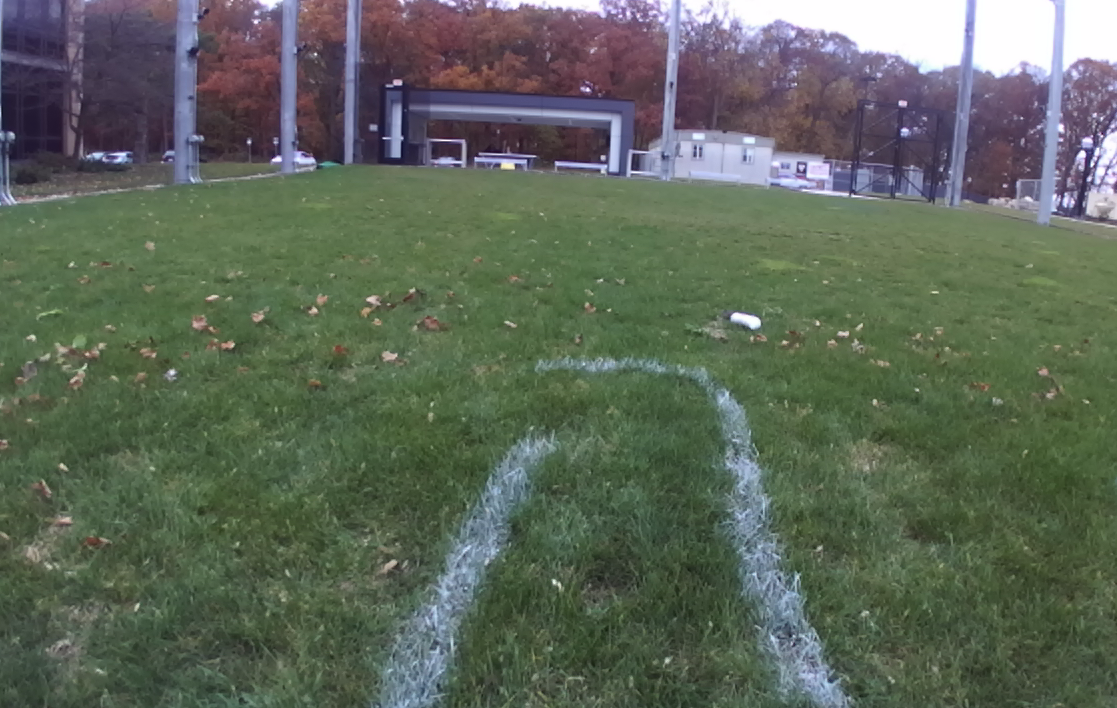
#> input picture testing/Explorer_HD720_SN15835_15-58-10.png, 1117 x 708 px
$ python color_space_sliders.py ../testing/Explorer_HD720_SN15835_15-58-10.png
#> lines starting #> are read from the running program, lines starting #| are printed output that depends on the picture; after the words box and inside, x2 and y2 are one past the last pixel; in counts of white or black regions, pixels touching at a corner belong together
import numpy as np
import cv2 as cv
import copy
import json
import sys
import time

if len(sys.argv) != 2:
    print("usage: " + sys.argv[0] + " <image_name>")
    exit(-1)

image = cv.imread(sys.argv[1], flags=cv.IMREAD_COLOR)
#> image is the input picture: shape (708, 1117, 3); mean B, G, R 89.2, 103.3, 93.2
if image is None:
    print("Could not open or find the image.")
    exit(-1)
image = image[:, 0:1279]
modified_image = copy.deepcopy(image)


# [13 lines of commented-out code are left out]

def separate_hls(rgb_img):
    hls = cv.cvtColor(rgb_img, cv.COLOR_RGB2HLS)
    h = hls[:, :, 0]
    l = hls[:, :, 1]
    s = hls[:, :, 2]
    return h, l, s


def separate_lab(rgb_img):
    lab = cv.cvtColor(rgb_img, cv.COLOR_RGB2Lab)
    l = lab[:, :, 0]
    a = lab[:, :, 1]
    b = lab[:, :, 2]
    return l, a, b


def separate_luv(rgb_img):
    luv = cv.cvtColor(rgb_img, cv.COLOR_BGR2Luv)
    l = luv[:, :, 0]
    u = luv[:, :, 1]
    v = luv[:, :, 2]
    return l, u, v


def binary_threshold_lab_luv(rgb_img, bthresh, lthresh):
    l, a, b = separate_lab(rgb_img)
    l2, u, v = separate_luv(rgb_img)
    binary = np.zeros_like(l)
    binary[
        ((b > bthresh[0]) & (b <= bthresh[1])) |
        ((l2 > lthresh[0]) & (l2 <= lthresh[1]))
        ] = 1
    return binary


# [8 lines left out: function binary_threshold_hls, not called in this run]


def gradient_threshold(channel, thresh):
    # Take the derivative in x
    sobelx = cv.Sobel(channel, cv.CV_64F, 1, 0)
    # Absolute x derivative to accentuate lines away from horizontal
    abs_sobelx = np.absolute(sobelx)
    scaled_sobel = np.uint8(255 * abs_sobelx / np.max(abs_sobelx))
    # Threshold gradient channel
    sxbinary = np.zeros_like(scaled_sobel)
    sxbinary[(scaled_sobel >= thresh[0]) & (scaled_sobel <= thresh[1])] = 1
    return sxbinary

try:
    with open('thresh.json') as f:
        thresh_dict = json.loads(f.read())
        gradient_thresh = (thresh_dict['gradient_min'], thresh_dict['gradient_max'])
        s_channel_thresh = (thresh_dict['s_channel_min'], thresh_dict['s_channel_max'])
        l_channel_thresh = (thresh_dict['l_channel_min'], thresh_dict['l_channel_max'])
        b_channel_thresh = (thresh_dict['b_channel_min'], thresh_dict['b_channel_max'])
        l2_channel_thresh = (thresh_dict['l2_channel_max'], thresh_dict['l2_channel_min'])
except:
    gradient_thresh = (20, 100)
    s_channel_thresh = (80, 255)
    l_channel_thresh = (80, 255)
    b_channel_thresh = (150, 200)
    l2_channel_thresh = (225, 255)

window_name = "Test image"


def update_image():
    global image
    global gradient_thresh
    global s_channel_thresh
    global l_channel_thresh
    global b_channel_thresh
    global l2_channel_thresh
    s_binary = binary_threshold_lab_luv(image, b_channel_thresh, l2_channel_thresh)

    h, l, s = separate_hls(image)
    sxbinary = gradient_threshold(s, gradient_thresh)

    color_binary = np.dstack((sxbinary, s_binary, np.zeros_like(sxbinary))) * 255
    cv.imshow(window_name, color_binary)


# [78 lines left out: functions gradient_min_func, gradient_max_func, s_min_func, s_max_func, l_min_func, l_max_func and 4 more, not called in this run]


cv.namedWindow(window_name, cv.WINDOW_NORMAL)
cv.createTrackbar("Minimum Gradient", window_name, gradient_thresh[0], 255, gradient_min_func)
cv.createTrackbar("Maximum Gradient", window_name, gradient_thresh[1], 255, gradient_max_func)
cv.createTrackbar("Minimum S Channel", window_name, s_channel_thresh[0], 255, s_min_func)
cv.createTrackbar("Maximum S Channel", window_name, s_channel_thresh[1], 255, s_max_func)
cv.createTrackbar("Minimum L Channel", window_name, l_channel_thresh[0], 255, l_min_func)
cv.createTrackbar("Maximum L Channel", window_name, l_channel_thresh[1], 255, l_max_func)
cv.createTrackbar("Minimum B Channel", window_name, b_channel_thresh[0], 255, b_min_func)
cv.createTrackbar("Maximum B Channel", window_name, b_channel_thresh[1], 255, b_max_func)
cv.createTrackbar("Minimum L2 Channel", window_name, l2_channel_thresh[0], 255, l2_min_func)
cv.createTrackbar("Maximum L2 Channel", window_name, l2_channel_thresh[1], 255, l2_max_func)

update_image()
#> in update_image, `s_binary = binary_threshold_lab_luv(image, b_channel_thresh, l2_channe..`:
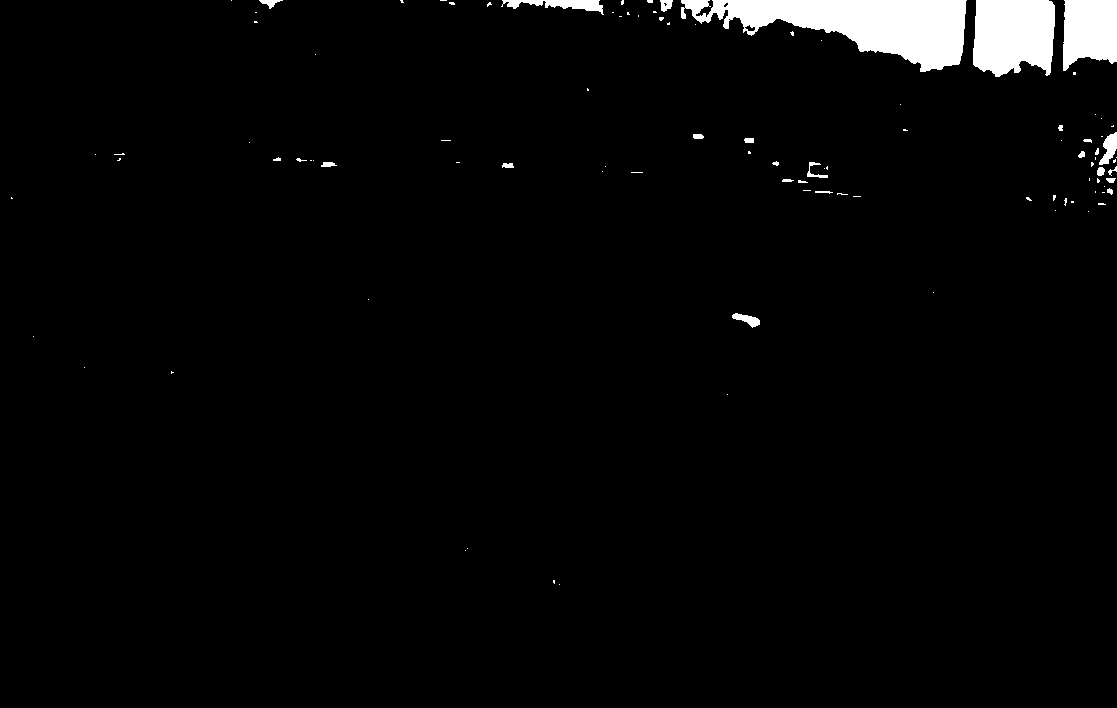
#> s_binary: shape (708, 1117); values 0 (black) and 1 (white), 2.8% white; 100 white regions (73 under 20 px), largest, box (x1, y1, x2, y2) and area: (681, 0, 967, 72) 10745, (973, 0, 1055, 77) 5507, (1063, 0, 1117, 71) 3252
#> in separate_hls, `s = hls[:, :, 2]`:
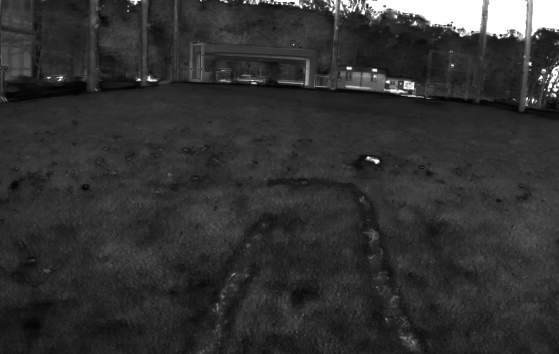
#> s: shape (708, 1117) (shown at 1/2 size); min 1, max 255, mean 49.9
#> in gradient_threshold, `sobelx = cv.Sobel(channel, cv.CV_64F, 1, 0)`:
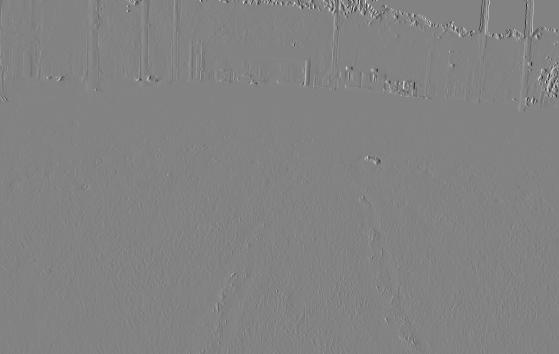
#> sobelx: shape (708, 1117) float64 (shown at 1/2 size); min -916, max 870, mean 0.2; drawn with min black and max white
#> in update_image, `color_binary = np.dstack((sxbinary, s_binary, np.zeros_like(sxbinary))..`:
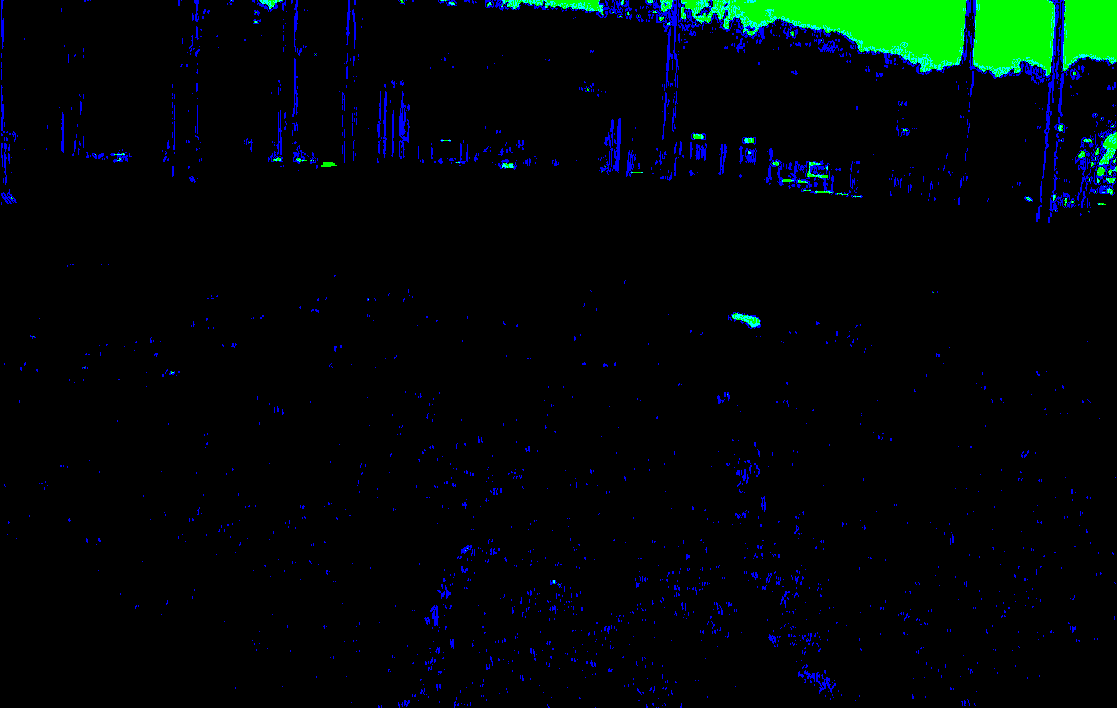
#> color_binary: shape (708, 1117, 3); mean of channels 0, 1, 2 6.7, 7.1, 0; drawn as B, G, R
cv.waitKey(0)

with open("thresh.json", 'w') as f:
    thresh_dict = {"gradient_min": gradient_thresh[0], "gradient_max": gradient_thresh[1],
        "s_channel_min": s_channel_thresh[0], "s_channel_max": s_channel_thresh[1],
        "l_channel_min": l_channel_thresh[0], "l_channel_max": l_channel_thresh[1],
        "b_channel_min": b_channel_thresh[0], "b_channel_max": b_channel_thresh[1],
        "l2_channel_min": l2_channel_thresh[0], "l2_channel_max": l2_channel_thresh[1]}
    f.write(json.dumps(thresh_dict, indent=4, separators=(',', ': '), sort_keys=True))

$ run again, on testing/Im2.png
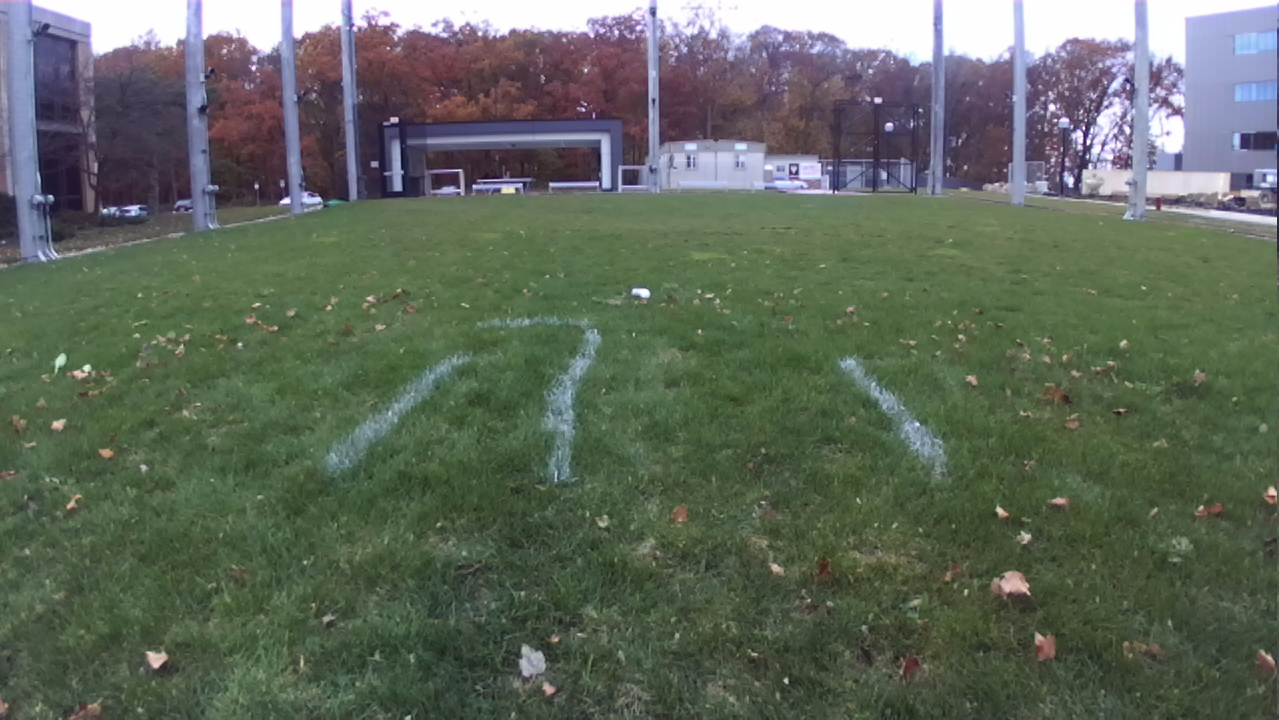
#> input picture testing/Im2.png, 1279 x 720 px
#> image is the input picture: shape (720, 1279, 3); mean B, G, R 91.2, 104.2, 94.8
#> lab: shape (720, 1279, 3); mean of channels 0, 1, 2 108.4, 121.1, 132.1
#> luv: shape (720, 1279, 3); mean of channels 0, 1, 2 108.2, 93.1, 144
#> in update_image, `s_binary = binary_threshold_lab_luv(image, b_channel_thresh, l2_channe..`:
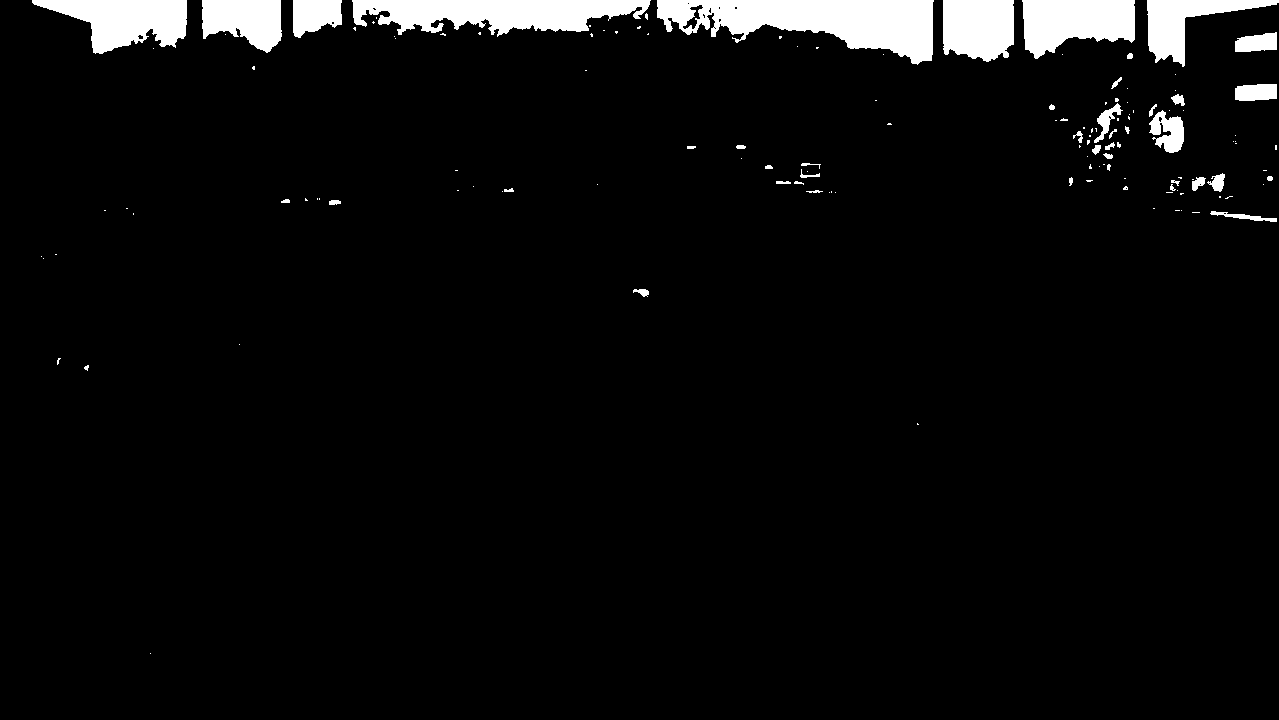
#> s_binary: shape (720, 1279); values 0 (black) and 1 (white), 4.7% white; 138 white regions (95 under 20 px), largest, box (x1, y1, x2, y2) and area: (657, 0, 934, 65) 10147, (352, 0, 651, 37) 7187, (32, 0, 187, 54) 5003
#> hls: shape (720, 1279, 3); mean of channels 0, 1, 2 83.8, 98, 54.5
#> sxbinary: shape (720, 1279); values 0 (black) and 1 (white), 3.1% white in thin lines or dots
#> in update_image, `color_binary = np.dstack((sxbinary, s_binary, np.zeros_like(sxbinary))..`:
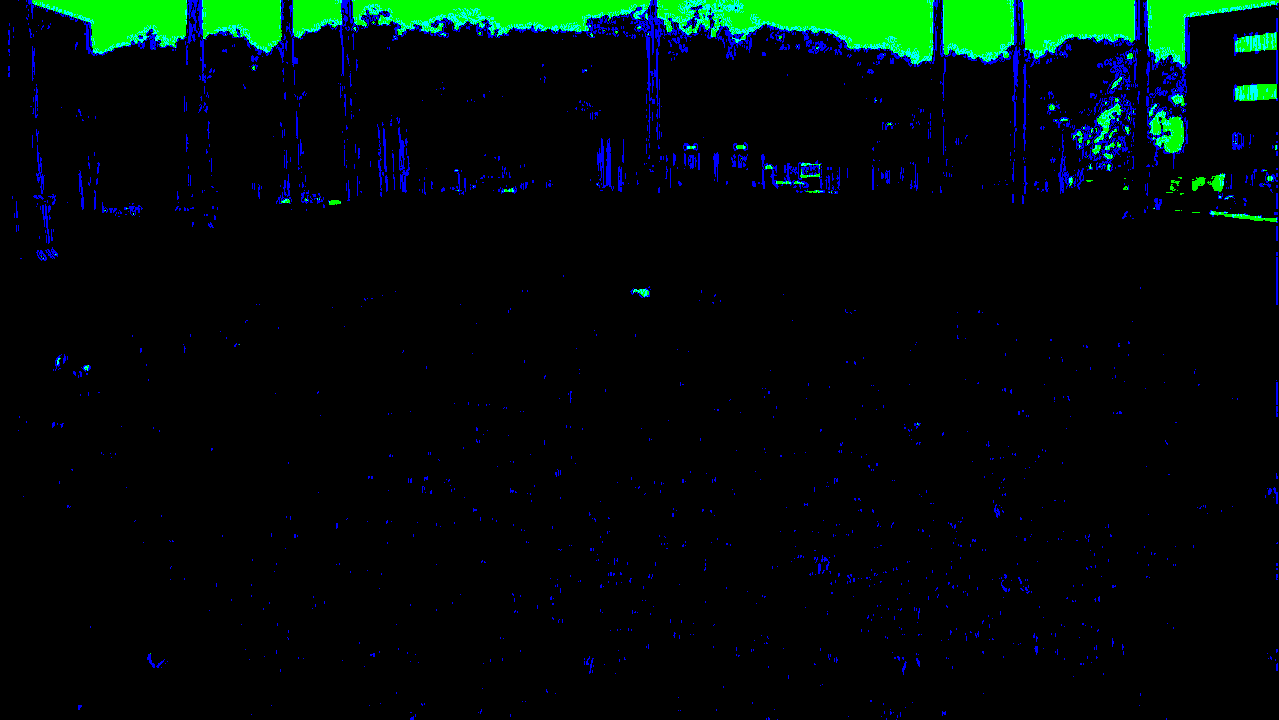
#> color_binary: shape (720, 1279, 3); mean of channels 0, 1, 2 7.8, 12.1, 0; drawn as B, G, R
